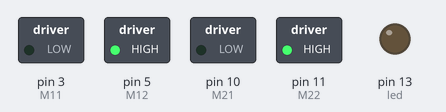
Recording of a sketch running on a simulated Arduino Uno, built with avr-gcc and run on an emulated ATmega328P. Parts: switched loads named in the sketch (green lamp = pin HIGH), output pins drawn as LEDs (lit = HIGH). What the sketch prints to the serial monitor is not drawn.

Above: at 0.1 s.
Timing chart, 0 to 1.6 s (numbered marks = the images above):
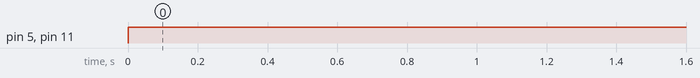

The sketch:

car_red_vision1.0.ino
```cpp
int M11=3;
int M12=5;
int M21=10;
int M22=11;
int led=13;
void setup()
{
  Serial.begin(9600);
  pinMode(led,OUTPUT);
  pinMode(M11,OUTPUT);analogWrite(M11,0);
  pinMode(M12,OUTPUT);analogWrite(M12,0);
  pinMode(M21,OUTPUT);analogWrite(M21,0);
  pinMode(M22,OUTPUT);analogWrite(M22,0);

}

void loop()
{
    int num=0;

    int a=0;

while(Serial.available()>0)

    {

        num=num*10;

    a=Serial.read()-'0';

        num=num+a;

        delay(5);
    }
    Serial.println(num);
    if(300<=num<=340)
    {
        SetMotor(255,255);
    }
    else if(num>340)
    {
        SetMotor(-120,255);
    }
    else if(0<num<300)
    {
        SetMotor(255,-120);
    }
    else if(num==0)
    {
        SetMotor(0,0);
    }
    while(Serial.available()==0){};
}
void SetMotor(float v1,float v2)
{
  if (v1>255){v1=255;analogWrite(M11,0);analogWrite(M12,v1);}
  else if (v1>0) {analogWrite(M11,0);analogWrite(M12,v1);}
  else if (v1>-255) {analogWrite(M12,0);analogWrite(M11,-v1);}
  else  {v1=-255;analogWrite(M12,0);analogWrite(M11,-v1);}

  if (v2>255){v2=255;analogWrite(M21,0);analogWrite(M22,v2);}
  else if (v2>0) {analogWrite(M21,0);analogWrite(M22,v2);}
  else if (v2>-255) {analogWrite(M22,0);analogWrite(M21,-v2);}
  else {v2=-255;analogWrite(M22,0);analogWrite(M21,-v2);}
}
```

Measured:
- by itself, pin 5 (M12), pin 11 (M22): LOW → HIGH at 0.00 s
